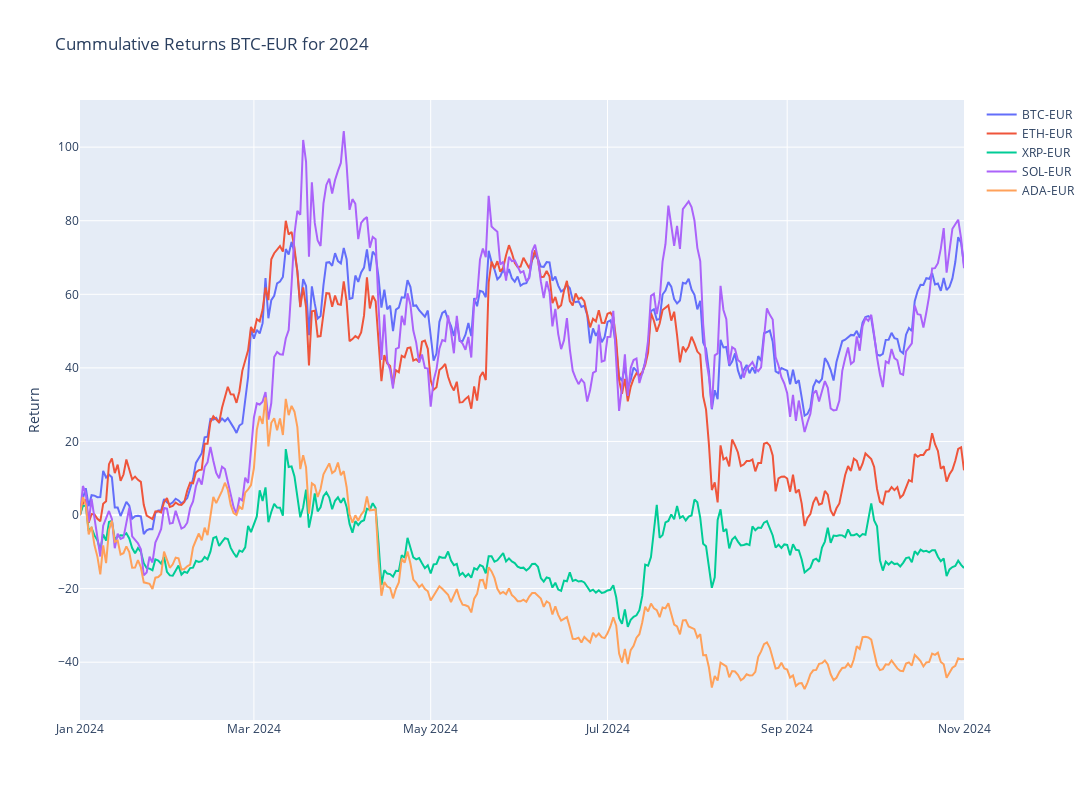

The cell this chart's notebook holds for it:
### Code cell
# Plotly
fig = make_subplots()

# Graph (1,1)
# Loop all stock files and get cummulative return for year
for stock in tqdm(index_list):
    f = os.path.join("../input", stock)
    df = pd.read_csv(f+".csv",index_col="Date",parse_dates=True)
    df['Cummulative_Return'] = cumulative_return(df["Adj Close"].loc[year])
    fig.add_trace(go.Scatter(x=df['Cummulative_Return'].loc[year].index,y=df['Cummulative_Return'].loc[year],mode="lines",name=stock.split('.')[0]),row=1,col=1)

# Update xaxis properties
fig.update_yaxes(title_text="Return", row=1, col=1)

fig.update_layout(height=800, width=1300,showlegend=True,title=f"Cummulative Returns {ticker} for {year}")

fig.show()

### Figure 1 — Plotly figure (JSON) as saved in the notebook; plotly's stock layout.template omitted (floating-point values rounded to 4 significant figures; data arrays with more than 128 entries replaced by an {"elided": "..."} marker saying what was removed)
{"data": [{"mode": "lines", "name": "BTC-EUR", "type": "scatter", "x": {"elided": "306 str values"}, "xaxis": "x", "y": {"elided": "306 float values"}, "yaxis": "y"}, {"mode": "lines", "name": "ETH-EUR", "type": "scatter", "x": {"elided": "306 str values"}, "xaxis": "x", "y": {"elided": "306 float values"}, "yaxis": "y"}, {"mode": "lines", "name": "XRP-EUR", "type": "scatter", "x": {"elided": "306 str values"}, "xaxis": "x", "y": {"elided": "306 float values"}, "yaxis": "y"}, {"mode": "lines", "name": "SOL-EUR", "type": "scatter", "x": {"elided": "306 str values"}, "xaxis": "x", "y": {"elided": "306 float values"}, "yaxis": "y"}, {"mode": "lines", "name": "ADA-EUR", "type": "scatter", "x": {"elided": "306 str values"}, "xaxis": "x", "y": {"elided": "306 float values"}, "yaxis": "y"}], "layout": {"height": 800, "showlegend": true, "title": {"text": "Cummulative Returns BTC-EUR for 2024"}, "width": 1300, "xaxis": {"anchor": "y", "domain": [0, 1]}, "yaxis": {"anchor": "x", "domain": [0, 1], "title": {"text": "Return"}}}}
